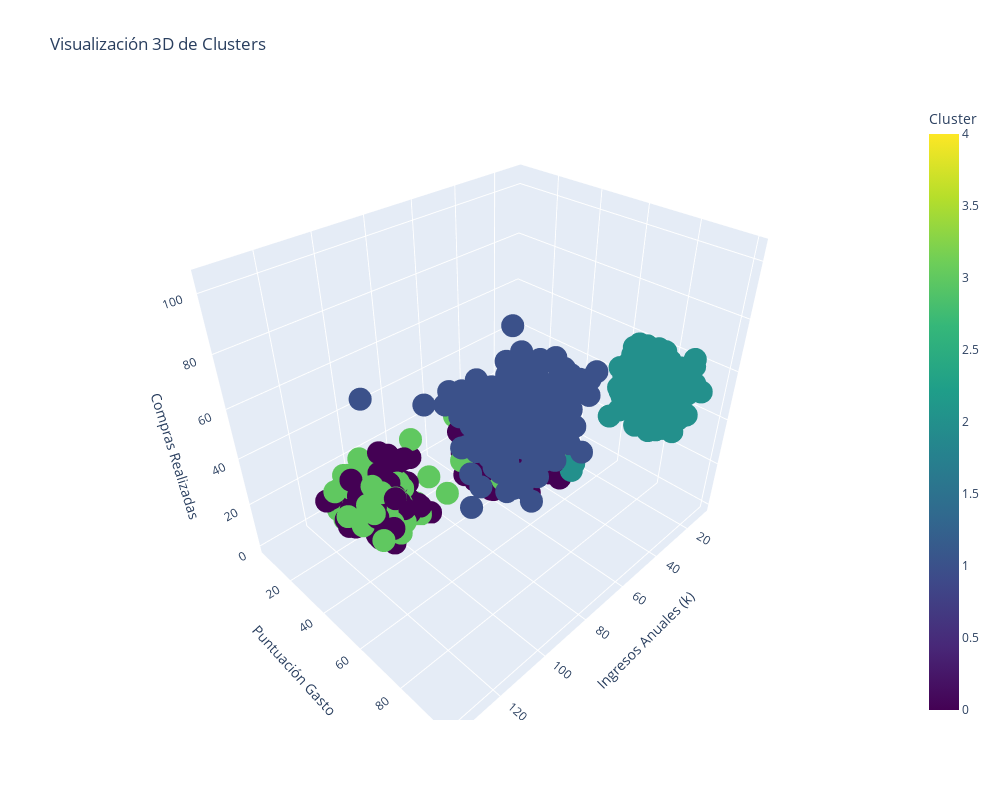

Notebook code for this chart:
### Markdown cell above
### Visualización 3D:
Genere un gráfico de dispersión 3D (usando Plotly o Matplotlib) empleando las variables: Ingresos, Puntuacion_Gasto y Compras_Realizadas, coloreando los puntos según el cluster asignado.

### Code cell
import plotly.express as px

# Crear gráfico 3D con Plotly
fig = px.scatter_3d(
    df,
    x='Ingresos_Anuales_k',
    y='Puntuacion_Gasto',
    z='Compras_Realizadas',
    color='Cluster',
    title='Visualización 3D de Clusters',
    labels={
        'Ingresos_Anuales_k': 'Ingresos Anuales (k)',
        'Puntuacion_Gasto': 'Puntuación Gasto',
        'Compras_Realizadas': 'Compras Realizadas',
        'Cluster': 'Cluster'
    },
    color_continuous_scale='Viridis',
    hover_data=['Cluster']
)

fig.update_layout(
    scene=dict(
        xaxis_title='Ingresos Anuales (k)',
        yaxis_title='Puntuación Gasto',
        zaxis_title='Compras Realizadas'
    ),
    width=1000,
    height=800
)

fig.show()

### Figure 1 — Plotly figure (JSON) as saved in the notebook; plotly's stock layout.template omitted (floating-point values rounded to 4 significant figures; data arrays with more than 128 entries replaced by an {"elided": "..."} marker saying what was removed)
{"data": [{"customdata": {"elided": "1000x1 int values"}, "hovertemplate": "Ingresos Anuales (k)=%{x}<br>Puntuación Gasto=%{y}<br>Compras Realizadas=%{z}<br>Cluster=%{marker.color}<extra></extra>", "legendgroup": "", "marker": {"color": {"elided": "1000 int values"}, "coloraxis": "coloraxis", "symbol": "circle"}, "mode": "markers", "name": "", "scene": "scene", "showlegend": false, "type": "scatter3d", "x": {"elided": "1000 float values"}, "y": {"elided": "1000 int values"}, "z": {"elided": "1000 int values"}}], "layout": {"coloraxis": {"colorbar": {"title": {"text": "Cluster"}}, "colorscale": [[0, "#440154"], [0.1111, "#482878"], [0.2222, "#3e4989"], [0.3333, "#31688e"], [0.4444, "#26828e"], [0.5556, "#1f9e89"], [0.6667, "#35b779"], [0.7778, "#6ece58"], [0.8889, "#b5de2b"], [1, "#fde725"]]}, "height": 800, "legend": {"tracegroupgap": 0}, "scene": {"domain": {"x": [0, 1], "y": [0, 1]}, "xaxis": {"title": {"text": "Ingresos Anuales (k)"}}, "yaxis": {"title": {"text": "Puntuación Gasto"}}, "zaxis": {"title": {"text": "Compras Realizadas"}}}, "title": {"text": "Visualización 3D de Clusters"}, "width": 1000}}
